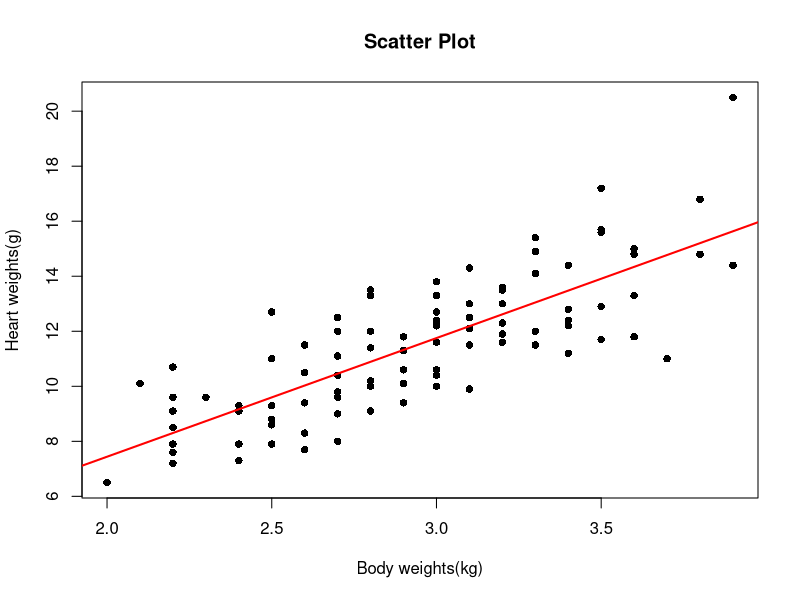
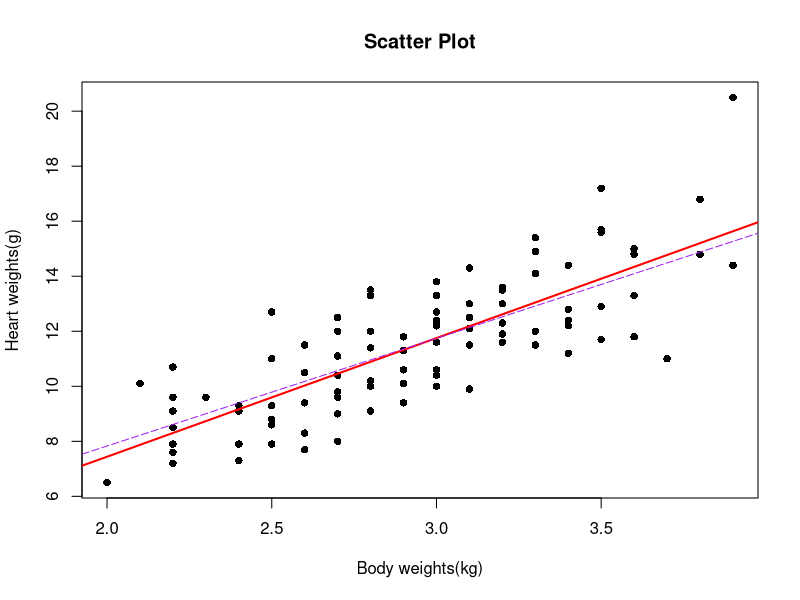

Reproduce these figures in R, in order.
## ---- chunk 1
library(MASS)
males <- subset(cats, Sex=="M") # select from cats only where Sex is M (Male)
attach(males)
## ---- chunk 2
summary(lm(Hwt~Bwt))
## ---- chunk 3

#Fit lin. regression
fit <- lm(Hwt ~ Bwt)

#Create scatter plot graph
plot(Bwt, Hwt, 
     main = "Scatter Plot",
     xlab = "Body weights(kg)", 
     ylab = "Heart weights(g)",  
     col = "black",            
     pch = 16)                

#Draw regression line
abline(fit, col = "red",lwd = 2)
## ---- chunk 4
confint(fit)

## ---- chunk 5
#For male cats
numerator <- sum(Bwt * Hwt)
denominator <- sum(Bwt^2)
beta_hat <- numerator / denominator

print(beta_hat)

#For all cats 
numerator_all <- sum(cats$Bwt * cats$Hwt)
denominator_all <- sum(Bwt^2)
beta_hat_all <- numerator / denominator

## ---- chunk 6
summary(lm(Hwt~Bwt-1))

## ---- chunk 7
fit_no_intercept <- lm(Hwt~Bwt-1) #-1 means no intercept

#Create scatter plot graph
plot(Bwt, Hwt, 
     main = "Scatter Plot",
     xlab = "Body weights(kg)", 
     ylab = "Heart weights(g)",  
     col = "black",            
     pch = 16)                

#Regression line n.1
abline(fit, col = "red",lwd = 2)
#Regression line n.2 
abline(fit_no_intercept, col ="purple",lty = 5)
## ---- chunk 8

body_weight <- 2.5

# Expected heart weight using regression model without intercept
expected_heart_weight <- beta_hat * body_weight

print(expected_heart_weight)
## ---- chunk 9
#variables known for male cats
SE = 0.05393
n = 97 #or 2 <- length(Hwt)

#Degree of freedom
## formula is n-p. N = 97 and p = s the number of predictors. Since I got SE from lm(formula = Hwt ~ Bwt - 1), where -1 means no intercept, p = 1 (just slope estimator)
degree_of_freedom = n-1

alpha <- 0.05

t_critical <- abs(qt(1 - alpha / 2, degree_of_freedom))

#Using formula
low_CI = beta_hat - t_critical * SE
upp_CI = beta_hat + t_critical * SE

print(paste("CI is: [",low_CI,"; ",upp_CI,"]"))

## ---- chunk 10
fit <- lm(Hwt ~ Bwt - 1)
conf_interval <- confint(fit, level = 0.95)

# Print the confidence intervals
print(conf_interval)
## ---- chunk 11
t.test(Hwt/Bwt)
